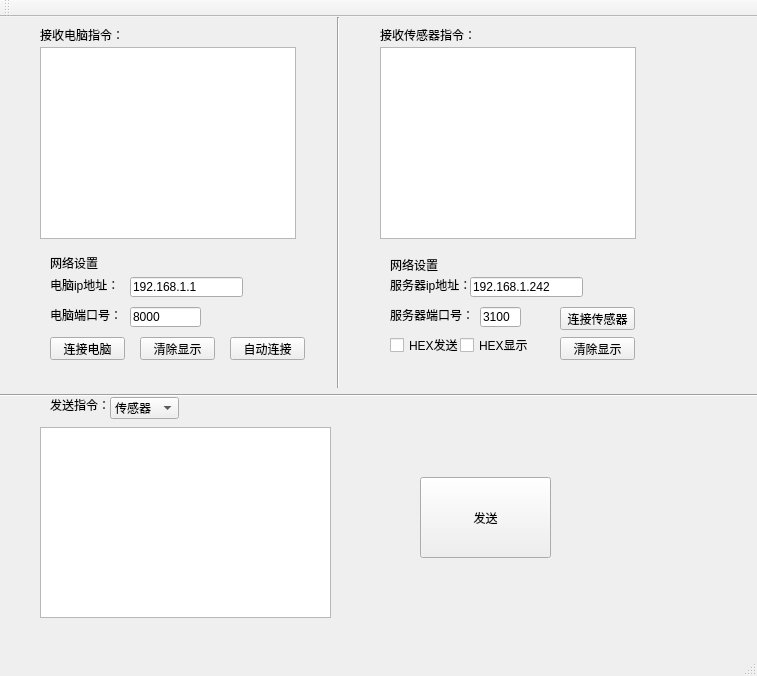
<?xml version="1.0" encoding="UTF-8"?>
<ui version="4.0">
 <class>mytcp</class>
 <widget class="QMainWindow" name="mytcp">
  <property name="geometry">
   <rect>
    <x>0</x>
    <y>0</y>
    <width>757</width>
    <height>676</height>
   </rect>
  </property>
  <property name="windowTitle">
   <string>mytcp</string>
  </property>
  <widget class="QWidget" name="centralWidget">
   <widget class="QTextBrowser" name="edtRecRobot">
    <property name="geometry">
     <rect>
      <x>40</x>
      <y>30</y>
      <width>256</width>
      <height>192</height>
     </rect>
    </property>
   </widget>
   <widget class="QLabel" name="label_5">
    <property name="geometry">
     <rect>
      <x>390</x>
      <y>290</y>
      <width>81</width>
      <height>16</height>
     </rect>
    </property>
    <property name="text">
     <string>服务器端口号：</string>
    </property>
   </widget>
   <widget class="QLabel" name="label_4">
    <property name="geometry">
     <rect>
      <x>390</x>
      <y>260</y>
      <width>91</width>
      <height>16</height>
     </rect>
    </property>
    <property name="text">
     <string>服务器ip地址：</string>
    </property>
   </widget>
   <widget class="QPushButton" name="btnSend">
    <property name="geometry">
     <rect>
      <x>420</x>
      <y>460</y>
      <width>131</width>
      <height>81</height>
     </rect>
    </property>
    <property name="text">
     <string>发送</string>
    </property>
   </widget>
   <widget class="QLabel" name="label_7">
    <property name="geometry">
     <rect>
      <x>50</x>
      <y>260</y>
      <width>81</width>
      <height>16</height>
     </rect>
    </property>
    <property name="text">
     <string>电脑ip地址：</string>
    </property>
   </widget>
   <widget class="Line" name="line">
    <property name="geometry">
     <rect>
      <x>0</x>
      <y>370</y>
      <width>761</width>
      <height>16</height>
     </rect>
    </property>
    <property name="orientation">
     <enum>Qt::Horizontal</enum>
    </property>
   </widget>
   <widget class="QLabel" name="label_6">
    <property name="geometry">
     <rect>
      <x>50</x>
      <y>240</y>
      <width>54</width>
      <height>12</height>
     </rect>
    </property>
    <property name="text">
     <string>网络设置</string>
    </property>
   </widget>
   <widget class="QLineEdit" name="edtK4Port">
    <property name="geometry">
     <rect>
      <x>480</x>
      <y>290</y>
      <width>41</width>
      <height>20</height>
     </rect>
    </property>
    <property name="text">
     <string>3100</string>
    </property>
   </widget>
   <widget class="QPushButton" name="conRobot">
    <property name="geometry">
     <rect>
      <x>50</x>
      <y>320</y>
      <width>75</width>
      <height>23</height>
     </rect>
    </property>
    <property name="text">
     <string>连接电脑</string>
    </property>
   </widget>
   <widget class="QTextEdit" name="edtSend">
    <property name="geometry">
     <rect>
      <x>40</x>
      <y>410</y>
      <width>291</width>
      <height>191</height>
     </rect>
    </property>
   </widget>
   <widget class="QLabel" name="label_8">
    <property name="geometry">
     <rect>
      <x>50</x>
      <y>380</y>
      <width>61</width>
      <height>16</height>
     </rect>
    </property>
    <property name="text">
     <string>发送指令：</string>
    </property>
   </widget>
   <widget class="QLabel" name="label_2">
    <property name="geometry">
     <rect>
      <x>380</x>
      <y>10</y>
      <width>131</width>
      <height>16</height>
     </rect>
    </property>
    <property name="text">
     <string>接收传感器指令：</string>
    </property>
   </widget>
   <widget class="QLineEdit" name="edtK4IP">
    <property name="geometry">
     <rect>
      <x>470</x>
      <y>260</y>
      <width>113</width>
      <height>20</height>
     </rect>
    </property>
    <property name="text">
     <string>192.168.1.242</string>
    </property>
   </widget>
   <widget class="QPushButton" name="conK4">
    <property name="geometry">
     <rect>
      <x>560</x>
      <y>290</y>
      <width>75</width>
      <height>23</height>
     </rect>
    </property>
    <property name="text">
     <string>连接传感器</string>
    </property>
   </widget>
   <widget class="Line" name="line_2">
    <property name="geometry">
     <rect>
      <x>330</x>
      <y>0</y>
      <width>16</width>
      <height>371</height>
     </rect>
    </property>
    <property name="orientation">
     <enum>Qt::Vertical</enum>
    </property>
   </widget>
   <widget class="QComboBox" name="comboBox">
    <property name="geometry">
     <rect>
      <x>110</x>
      <y>380</y>
      <width>69</width>
      <height>22</height>
     </rect>
    </property>
    <item>
     <property name="text">
      <string>传感器</string>
     </property>
    </item>
    <item>
     <property name="text">
      <string>电脑</string>
     </property>
    </item>
   </widget>
   <widget class="QTextBrowser" name="edtRecK4">
    <property name="geometry">
     <rect>
      <x>380</x>
      <y>30</y>
      <width>256</width>
      <height>192</height>
     </rect>
    </property>
   </widget>
   <widget class="QLabel" name="label">
    <property name="geometry">
     <rect>
      <x>40</x>
      <y>10</y>
      <width>91</width>
      <height>16</height>
     </rect>
    </property>
    <property name="text">
     <string>接收电脑指令：</string>
    </property>
   </widget>
   <widget class="QLabel" name="label_3">
    <property name="geometry">
     <rect>
      <x>390</x>
      <y>240</y>
      <width>121</width>
      <height>16</height>
     </rect>
    </property>
    <property name="text">
     <string>网络设置</string>
    </property>
   </widget>
   <widget class="QLineEdit" name="edtRobotIP">
    <property name="geometry">
     <rect>
      <x>130</x>
      <y>260</y>
      <width>113</width>
      <height>20</height>
     </rect>
    </property>
    <property name="text">
     <string>192.168.1.1</string>
    </property>
   </widget>
   <widget class="QPushButton" name="clearK4">
    <property name="geometry">
     <rect>
      <x>560</x>
      <y>320</y>
      <width>75</width>
      <height>23</height>
     </rect>
    </property>
    <property name="text">
     <string>清除显示</string>
    </property>
   </widget>
   <widget class="QLabel" name="label_9">
    <property name="geometry">
     <rect>
      <x>50</x>
      <y>290</y>
      <width>81</width>
      <height>16</height>
     </rect>
    </property>
    <property name="text">
     <string>电脑端口号：</string>
    </property>
   </widget>
   <widget class="QLineEdit" name="edtRobotPort">
    <property name="geometry">
     <rect>
      <x>130</x>
      <y>290</y>
      <width>71</width>
      <height>20</height>
     </rect>
    </property>
    <property name="text">
     <string>8000</string>
    </property>
   </widget>
   <widget class="QPushButton" name="clearRobot">
    <property name="geometry">
     <rect>
      <x>140</x>
      <y>320</y>
      <width>75</width>
      <height>23</height>
     </rect>
    </property>
    <property name="text">
     <string>清除显示</string>
    </property>
   </widget>
   <widget class="QCheckBox" name="ckbHexSend">
    <property name="geometry">
     <rect>
      <x>390</x>
      <y>320</y>
      <width>81</width>
      <height>16</height>
     </rect>
    </property>
    <property name="text">
     <string>HEX发送</string>
    </property>
   </widget>
   <widget class="QCheckBox" name="ckbHexShow">
    <property name="geometry">
     <rect>
      <x>460</x>
      <y>320</y>
      <width>71</width>
      <height>16</height>
     </rect>
    </property>
    <property name="text">
     <string>HEX显示</string>
    </property>
   </widget>
   <widget class="QPushButton" name="autoCon">
    <property name="geometry">
     <rect>
      <x>230</x>
      <y>320</y>
      <width>75</width>
      <height>23</height>
     </rect>
    </property>
    <property name="text">
     <string>自动连接</string>
    </property>
   </widget>
  </widget>
  <widget class="QMenuBar" name="menuBar">
   <property name="geometry">
    <rect>
     <x>0</x>
     <y>0</y>
     <width>757</width>
     <height>23</height>
    </rect>
   </property>
  </widget>
  <widget class="QToolBar" name="mainToolBar">
   <attribute name="toolBarArea">
    <enum>TopToolBarArea</enum>
   </attribute>
   <attribute name="toolBarBreak">
    <bool>false</bool>
   </attribute>
  </widget>
  <widget class="QStatusBar" name="statusBar"/>
 </widget>
 <layoutdefault spacing="6" margin="11"/>
 <resources/>
 <connections/>
</ui>
